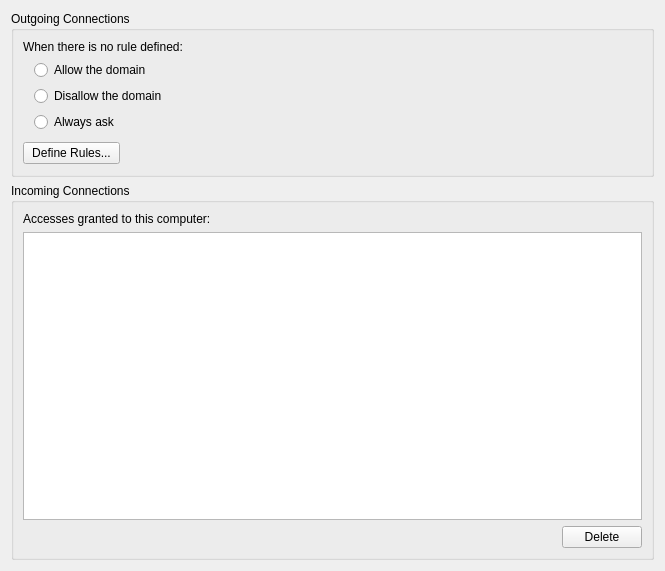
<?xml version="1.0" encoding="UTF-8"?>
<ui version="4.0">
 <class>MainPage</class>
 <widget class="QWidget" name="MainPage">
  <property name="geometry">
   <rect>
    <x>0</x>
    <y>0</y>
    <width>665</width>
    <height>571</height>
   </rect>
  </property>
  <layout class="QVBoxLayout" name="verticalLayout">
   <item>
    <widget class="QGroupBox" name="groupBox_2">
     <property name="title">
      <string>Outgoing Connections</string>
     </property>
     <layout class="QGridLayout" name="gridLayout_2">
      <item row="0" column="0" colspan="3">
       <widget class="QLabel" name="label_2">
        <property name="text">
         <string>When there is no rule defined:</string>
        </property>
       </widget>
      </item>
      <item row="1" column="0">
       <spacer name="horizontalSpacer">
        <property name="orientation">
         <enum>Qt::Horizontal</enum>
        </property>
        <property name="sizeType">
         <enum>QSizePolicy::Fixed</enum>
        </property>
        <property name="sizeHint" stdset="0">
         <size>
          <width>5</width>
          <height>20</height>
         </size>
        </property>
       </spacer>
      </item>
      <item row="1" column="1" colspan="2">
       <widget class="QRadioButton" name="radioButton">
        <property name="text">
         <string>Allow the domain</string>
        </property>
       </widget>
      </item>
      <item row="2" column="1" colspan="2">
       <widget class="QRadioButton" name="radioButton_2">
        <property name="text">
         <string>Disallow the domain</string>
        </property>
       </widget>
      </item>
      <item row="3" column="1">
       <widget class="QRadioButton" name="radioButton_3">
        <property name="text">
         <string>Always ask</string>
        </property>
       </widget>
      </item>
      <item row="4" column="0" colspan="2">
       <spacer name="verticalSpacer">
        <property name="orientation">
         <enum>Qt::Vertical</enum>
        </property>
        <property name="sizeType">
         <enum>QSizePolicy::Fixed</enum>
        </property>
        <property name="sizeHint" stdset="0">
         <size>
          <width>20</width>
          <height>3</height>
         </size>
        </property>
       </spacer>
      </item>
      <item row="5" column="0" colspan="2">
       <widget class="QPushButton" name="pushButton">
        <property name="text">
         <string>Define Rules...</string>
        </property>
       </widget>
      </item>
      <item row="5" column="2">
       <spacer name="horizontalSpacer_3">
        <property name="orientation">
         <enum>Qt::Horizontal</enum>
        </property>
        <property name="sizeHint" stdset="0">
         <size>
          <width>512</width>
          <height>24</height>
         </size>
        </property>
       </spacer>
      </item>
     </layout>
    </widget>
   </item>
   <item>
    <widget class="QGroupBox" name="groupBox">
     <property name="title">
      <string>Incoming Connections</string>
     </property>
     <layout class="QGridLayout" name="gridLayout">
      <item row="0" column="0" colspan="2">
       <widget class="QLabel" name="label_3">
        <property name="text">
         <string>Accesses granted to this computer:</string>
        </property>
       </widget>
      </item>
      <item row="1" column="0" colspan="2">
       <widget class="QTableWidget" name="tableWidget_2"/>
      </item>
      <item row="2" column="0">
       <spacer name="horizontalSpacer_2">
        <property name="orientation">
         <enum>Qt::Horizontal</enum>
        </property>
        <property name="sizeHint" stdset="0">
         <size>
          <width>558</width>
          <height>20</height>
         </size>
        </property>
       </spacer>
      </item>
      <item row="2" column="1">
       <widget class="QPushButton" name="pushButton_4">
        <property name="text">
         <string>Delete</string>
        </property>
       </widget>
      </item>
     </layout>
    </widget>
   </item>
  </layout>
 </widget>
 <resources/>
 <connections/>
</ui>
